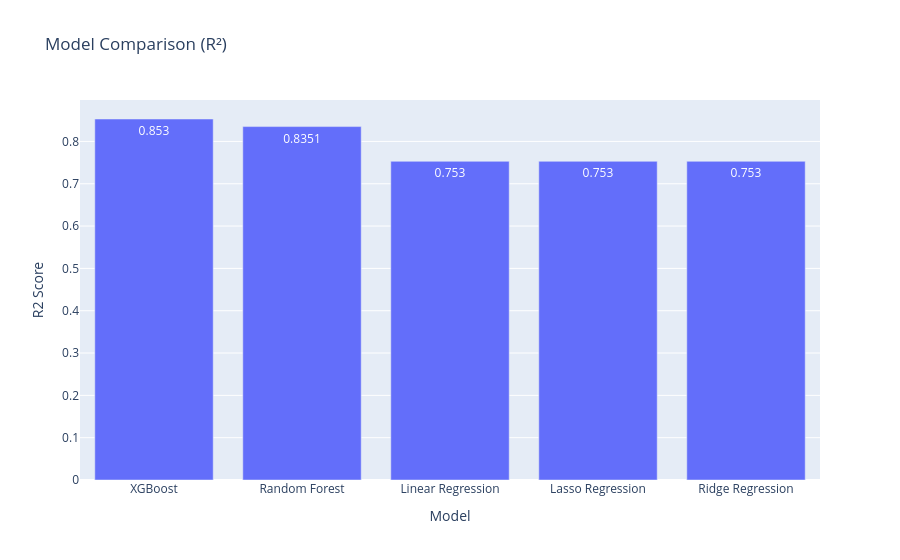
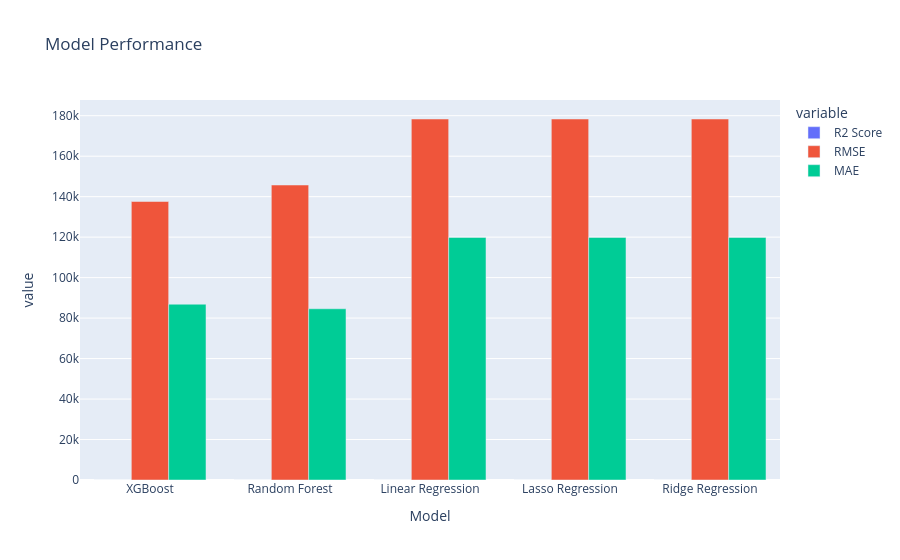
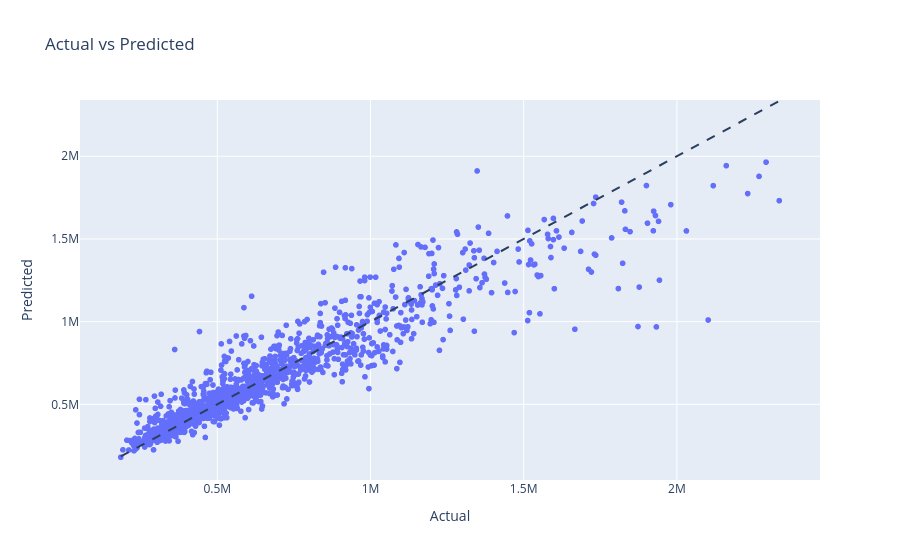
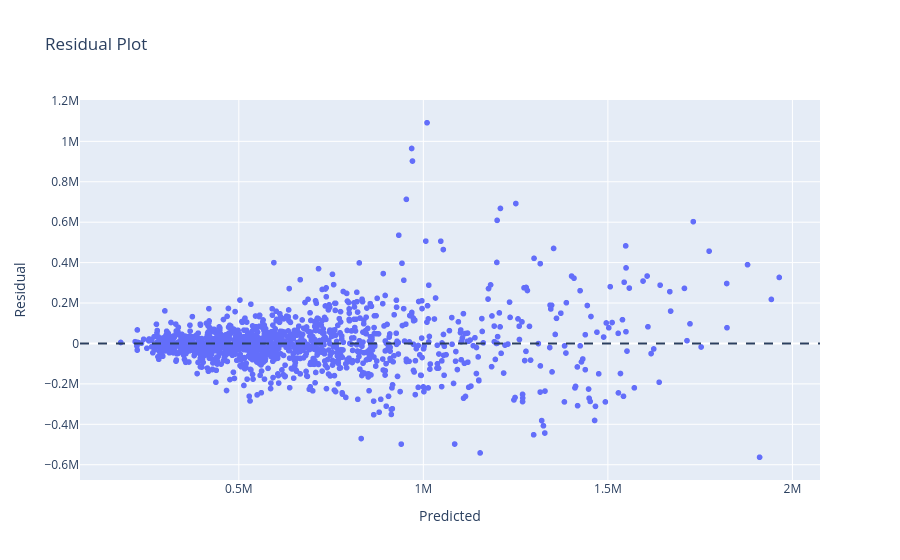

The notebook cell saved with these charts, in order:
### Code cell
from src.visualization import plot_all

plot_all(results, models, df_final)

### Figure 1 — Plotly figure (JSON) as saved in the notebook; plotly's stock layout.template omitted (floating-point values rounded to 4 significant figures)
{"data": [{"hovertemplate": "Model=%{x}<br>R2 Score=%{text}<extra></extra>", "legendgroup": "", "marker": {"color": "#636efa", "pattern": {"shape": ""}}, "name": "", "orientation": "v", "showlegend": false, "text": [0.853, 0.8351, 0.753, 0.753, 0.753], "textposition": "auto", "type": "bar", "x": ["XGBoost", "Random Forest", "Linear Regression", "Lasso Regression", "Ridge Regression"], "xaxis": "x", "y": [0.853, 0.8351, 0.753, 0.753, 0.753], "yaxis": "y"}], "layout": {"barmode": "relative", "legend": {"tracegroupgap": 0}, "title": {"text": "Model Comparison (R²)"}, "xaxis": {"anchor": "y", "domain": [0, 1], "title": {"text": "Model"}}, "yaxis": {"anchor": "x", "domain": [0, 1], "title": {"text": "R2 Score"}}}}

### Figure 2 — Plotly figure (JSON) as saved in the notebook; plotly's stock layout.template omitted (floating-point values rounded to 4 significant figures)
{"data": [{"alignmentgroup": "True", "hovertemplate": "variable=R2 Score<br>Model=%{x}<br>value=%{y}<extra></extra>", "legendgroup": "R2 Score", "marker": {"color": "#636efa", "pattern": {"shape": ""}}, "name": "R2 Score", "offsetgroup": "R2 Score", "orientation": "v", "showlegend": true, "textposition": "auto", "type": "bar", "x": ["XGBoost", "Random Forest", "Linear Regression", "Lasso Regression", "Ridge Regression"], "xaxis": "x", "y": [0.853, 0.8351, 0.753, 0.753, 0.753], "yaxis": "y"}, {"alignmentgroup": "True", "hovertemplate": "variable=RMSE<br>Model=%{x}<br>value=%{y}<extra></extra>", "legendgroup": "RMSE", "marker": {"color": "#EF553B", "pattern": {"shape": ""}}, "name": "RMSE", "offsetgroup": "RMSE", "orientation": "v", "showlegend": true, "textposition": "auto", "type": "bar", "x": ["XGBoost", "Random Forest", "Linear Regression", "Lasso Regression", "Ridge Regression"], "xaxis": "x", "y": [137600.0, 145800.0, 178400.0, 178400.0, 178400.0], "yaxis": "y"}, {"alignmentgroup": "True", "hovertemplate": "variable=MAE<br>Model=%{x}<br>value=%{y}<extra></extra>", "legendgroup": "MAE", "marker": {"color": "#00cc96", "pattern": {"shape": ""}}, "name": "MAE", "offsetgroup": "MAE", "orientation": "v", "showlegend": true, "textposition": "auto", "type": "bar", "x": ["XGBoost", "Random Forest", "Linear Regression", "Lasso Regression", "Ridge Regression"], "xaxis": "x", "y": [86860.0, 84600.0, 119800.0, 119800.0, 119800.0], "yaxis": "y"}], "layout": {"barmode": "group", "legend": {"title": {"text": "variable"}, "tracegroupgap": 0}, "title": {"text": "Model Performance"}, "xaxis": {"anchor": "y", "domain": [0, 1], "title": {"text": "Model"}}, "yaxis": {"anchor": "x", "domain": [0, 1], "title": {"text": "value"}}}}

### Figure 3 — Plotly figure (JSON) as saved in the notebook; plotly's stock layout.template omitted (floating-point values rounded to 4 significant figures; data arrays with more than 128 entries replaced by an {"elided": "..."} marker saying what was removed)
{"data": [{"hovertemplate": "Actual=%{x}<br>Predicted=%{y}<extra></extra>", "legendgroup": "", "marker": {"color": "#636efa", "symbol": "circle"}, "mode": "markers", "name": "", "showlegend": false, "type": "scattergl", "x": {"elided": "1285 int values"}, "xaxis": "x", "y": {"elided": "1285 float values"}, "yaxis": "y"}], "layout": {"legend": {"tracegroupgap": 0}, "shapes": [{"line": {"dash": "dash"}, "type": "line", "x0": 185000, "x1": 2334000, "y0": 185000, "y1": 2334000}], "title": {"text": "Actual vs Predicted"}, "xaxis": {"anchor": "y", "domain": [0, 1], "title": {"text": "Actual"}}, "yaxis": {"anchor": "x", "domain": [0, 1], "title": {"text": "Predicted"}}}}

### Figure 4 — Plotly figure (JSON) as saved in the notebook; plotly's stock layout.template omitted (floating-point values rounded to 4 significant figures; data arrays with more than 128 entries replaced by an {"elided": "..."} marker saying what was removed)
{"data": [{"hovertemplate": "Predicted=%{x}<br>Residual=%{y}<extra></extra>", "legendgroup": "", "marker": {"color": "#636efa", "symbol": "circle"}, "mode": "markers", "name": "", "showlegend": false, "type": "scattergl", "x": {"elided": "1285 float values"}, "xaxis": "x", "y": {"elided": "1285 float values"}, "yaxis": "y"}], "layout": {"legend": {"tracegroupgap": 0}, "shapes": [{"line": {"dash": "dash"}, "type": "line", "x0": 0, "x1": 1, "xref": "x domain", "y0": 0, "y1": 0, "yref": "y"}], "title": {"text": "Residual Plot"}, "xaxis": {"anchor": "y", "domain": [0, 1], "title": {"text": "Predicted"}}, "yaxis": {"anchor": "x", "domain": [0, 1], "title": {"text": "Residual"}}}}
